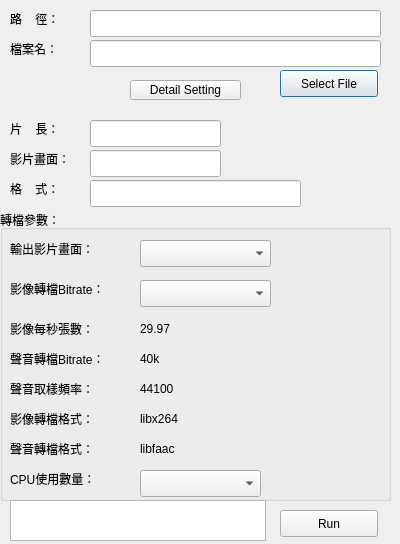
<?xml version="1.0" encoding="UTF-8"?>
<ui version="4.0">
 <class>AnyMovietoH264</class>
 <widget class="QDialog" name="AnyMovietoH264">
  <property name="geometry">
   <rect>
    <x>0</x>
    <y>0</y>
    <width>400</width>
    <height>544</height>
   </rect>
  </property>
  <property name="windowTitle">
   <string>AnyMovietoH264</string>
  </property>
  <widget class="QLineEdit" name="Edit_Path">
   <property name="geometry">
    <rect>
     <x>90</x>
     <y>10</y>
     <width>291</width>
     <height>27</height>
    </rect>
   </property>
  </widget>
  <widget class="QLabel" name="label">
   <property name="geometry">
    <rect>
     <x>10</x>
     <y>10</y>
     <width>67</width>
     <height>17</height>
    </rect>
   </property>
   <property name="text">
    <string>路    徑：</string>
   </property>
  </widget>
  <widget class="QLabel" name="label_2">
   <property name="geometry">
    <rect>
     <x>10</x>
     <y>40</y>
     <width>67</width>
     <height>17</height>
    </rect>
   </property>
   <property name="text">
    <string>檔案名：</string>
   </property>
  </widget>
  <widget class="QLineEdit" name="Edit_Name">
   <property name="geometry">
    <rect>
     <x>90</x>
     <y>40</y>
     <width>291</width>
     <height>27</height>
    </rect>
   </property>
  </widget>
  <widget class="QPushButton" name="Button_Select">
   <property name="geometry">
    <rect>
     <x>280</x>
     <y>70</y>
     <width>98</width>
     <height>27</height>
    </rect>
   </property>
   <property name="text">
    <string>Select File</string>
   </property>
  </widget>
  <widget class="QPushButton" name="Button_Detail">
   <property name="geometry">
    <rect>
     <x>130</x>
     <y>80</y>
     <width>111</width>
     <height>20</height>
    </rect>
   </property>
   <property name="text">
    <string>Detail Setting</string>
   </property>
  </widget>
  <widget class="QLabel" name="label_3">
   <property name="geometry">
    <rect>
     <x>10</x>
     <y>120</y>
     <width>67</width>
     <height>17</height>
    </rect>
   </property>
   <property name="text">
    <string>片    長：</string>
   </property>
  </widget>
  <widget class="QLineEdit" name="Edit_Duration">
   <property name="geometry">
    <rect>
     <x>90</x>
     <y>120</y>
     <width>131</width>
     <height>27</height>
    </rect>
   </property>
  </widget>
  <widget class="QLabel" name="label_4">
   <property name="geometry">
    <rect>
     <x>10</x>
     <y>150</y>
     <width>71</width>
     <height>17</height>
    </rect>
   </property>
   <property name="text">
    <string>影片畫面：</string>
   </property>
  </widget>
  <widget class="QLineEdit" name="Edit_Size">
   <property name="geometry">
    <rect>
     <x>90</x>
     <y>150</y>
     <width>131</width>
     <height>27</height>
    </rect>
   </property>
  </widget>
  <widget class="QLabel" name="label_5">
   <property name="geometry">
    <rect>
     <x>10</x>
     <y>180</y>
     <width>71</width>
     <height>17</height>
    </rect>
   </property>
   <property name="text">
    <string>格    式：</string>
   </property>
  </widget>
  <widget class="QLineEdit" name="Edit_Format">
   <property name="geometry">
    <rect>
     <x>90</x>
     <y>180</y>
     <width>211</width>
     <height>27</height>
    </rect>
   </property>
  </widget>
  <widget class="QGroupBox" name="groupBox">
   <property name="geometry">
    <rect>
     <x>0</x>
     <y>210</y>
     <width>391</width>
     <height>291</height>
    </rect>
   </property>
   <property name="autoFillBackground">
    <bool>false</bool>
   </property>
   <property name="title">
    <string>轉檔參數：</string>
   </property>
   <widget class="QLabel" name="label_6">
    <property name="geometry">
     <rect>
      <x>10</x>
      <y>30</y>
      <width>101</width>
      <height>17</height>
     </rect>
    </property>
    <property name="text">
     <string>輸出影片畫面：</string>
    </property>
   </widget>
   <widget class="QComboBox" name="combo_Size">
    <property name="geometry">
     <rect>
      <x>140</x>
      <y>30</y>
      <width>131</width>
      <height>27</height>
     </rect>
    </property>
   </widget>
   <widget class="QLabel" name="label_7">
    <property name="geometry">
     <rect>
      <x>10</x>
      <y>200</y>
      <width>101</width>
      <height>17</height>
     </rect>
    </property>
    <property name="text">
     <string>影像轉檔格式：</string>
    </property>
   </widget>
   <widget class="QLabel" name="label_VideoFormat">
    <property name="geometry">
     <rect>
      <x>140</x>
      <y>200</y>
      <width>91</width>
      <height>17</height>
     </rect>
    </property>
    <property name="text">
     <string>libx264</string>
    </property>
   </widget>
   <widget class="QLabel" name="label_8">
    <property name="geometry">
     <rect>
      <x>10</x>
      <y>230</y>
      <width>101</width>
      <height>17</height>
     </rect>
    </property>
    <property name="text">
     <string>聲音轉檔格式：</string>
    </property>
   </widget>
   <widget class="QLabel" name="label_AudioFormat">
    <property name="geometry">
     <rect>
      <x>140</x>
      <y>230</y>
      <width>91</width>
      <height>17</height>
     </rect>
    </property>
    <property name="text">
     <string>libfaac</string>
    </property>
   </widget>
   <widget class="QLabel" name="label_9">
    <property name="geometry">
     <rect>
      <x>10</x>
      <y>170</y>
      <width>101</width>
      <height>17</height>
     </rect>
    </property>
    <property name="text">
     <string>聲音取樣頻率：</string>
    </property>
   </widget>
   <widget class="QLabel" name="label_AudioSample">
    <property name="geometry">
     <rect>
      <x>140</x>
      <y>170</y>
      <width>91</width>
      <height>17</height>
     </rect>
    </property>
    <property name="text">
     <string>44100</string>
    </property>
   </widget>
   <widget class="QLabel" name="label_10">
    <property name="geometry">
     <rect>
      <x>10</x>
      <y>140</y>
      <width>121</width>
      <height>17</height>
     </rect>
    </property>
    <property name="text">
     <string>聲音轉檔Bitrate：</string>
    </property>
   </widget>
   <widget class="QLabel" name="label_AudioBitrate">
    <property name="geometry">
     <rect>
      <x>140</x>
      <y>140</y>
      <width>91</width>
      <height>17</height>
     </rect>
    </property>
    <property name="text">
     <string>40k</string>
    </property>
   </widget>
   <widget class="QLabel" name="label_11">
    <property name="geometry">
     <rect>
      <x>10</x>
      <y>70</y>
      <width>121</width>
      <height>17</height>
     </rect>
    </property>
    <property name="text">
     <string>影像轉檔Bitrate：</string>
    </property>
   </widget>
   <widget class="QComboBox" name="combo_VideoBitrate">
    <property name="geometry">
     <rect>
      <x>140</x>
      <y>70</y>
      <width>131</width>
      <height>27</height>
     </rect>
    </property>
   </widget>
   <widget class="QLabel" name="label_12">
    <property name="geometry">
     <rect>
      <x>10</x>
      <y>110</y>
      <width>121</width>
      <height>17</height>
     </rect>
    </property>
    <property name="text">
     <string>影像每秒張數：</string>
    </property>
   </widget>
   <widget class="QLabel" name="label_VideoFsp">
    <property name="geometry">
     <rect>
      <x>140</x>
      <y>110</y>
      <width>91</width>
      <height>17</height>
     </rect>
    </property>
    <property name="text">
     <string>29.97</string>
    </property>
   </widget>
   <widget class="QLabel" name="label_13">
    <property name="geometry">
     <rect>
      <x>10</x>
      <y>260</y>
      <width>101</width>
      <height>17</height>
     </rect>
    </property>
    <property name="text">
     <string>CPU使用數量：</string>
    </property>
   </widget>
   <widget class="QComboBox" name="combo_CPU">
    <property name="geometry">
     <rect>
      <x>140</x>
      <y>260</y>
      <width>121</width>
      <height>27</height>
     </rect>
    </property>
   </widget>
  </widget>
  <widget class="QPushButton" name="Button_Run">
   <property name="geometry">
    <rect>
     <x>280</x>
     <y>510</y>
     <width>98</width>
     <height>27</height>
    </rect>
   </property>
   <property name="text">
    <string>Run</string>
   </property>
  </widget>
  <widget class="QTextBrowser" name="textBrowser">
   <property name="geometry">
    <rect>
     <x>10</x>
     <y>500</y>
     <width>256</width>
     <height>41</height>
    </rect>
   </property>
  </widget>
 </widget>
 <resources/>
 <connections>
  <connection>
   <sender>Button_Select</sender>
   <signal>clicked()</signal>
   <receiver>AnyMovietoH264</receiver>
   <slot>slotSelect()</slot>
   <hints>
    <hint type="sourcelabel">
     <x>328</x>
     <y>83</y>
    </hint>
    <hint type="destinationlabel">
     <x>199</x>
     <y>299</y>
    </hint>
   </hints>
  </connection>
  <connection>
   <sender>Button_Detail</sender>
   <signal>clicked()</signal>
   <receiver>AnyMovietoH264</receiver>
   <slot>slotDetail()</slot>
   <hints>
    <hint type="sourcelabel">
     <x>185</x>
     <y>89</y>
    </hint>
    <hint type="destinationlabel">
     <x>199</x>
     <y>299</y>
    </hint>
   </hints>
  </connection>
  <connection>
   <sender>Button_Run</sender>
   <signal>clicked()</signal>
   <receiver>AnyMovietoH264</receiver>
   <slot>slotRun()</slot>
   <hints>
    <hint type="sourcelabel">
     <x>328</x>
     <y>523</y>
    </hint>
    <hint type="destinationlabel">
     <x>199</x>
     <y>271</y>
    </hint>
   </hints>
  </connection>
 </connections>
 <slots>
  <slot>slotSelect()</slot>
  <slot>slotDetail()</slot>
  <slot>slotRun()</slot>
 </slots>
</ui>
